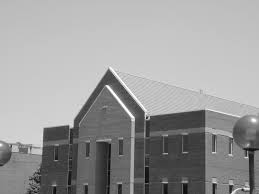
%> input picture i2.jpg, 259 x 194 px
$ octave Salt_PepperNoiseHistogram.m   (GNU Octave 9; MATLAB toolbox functions it lacks are replaced by stand-ins)
%> lines starting %> are read from the running program, lines starting %| are printed output that depends on the picture
  clear all;
     close all;
     clc;
    zh = imread('i2.jpg');
%> zh is the input picture: size 194x259x3 uint8; min 7, max 255, mean 155.5
    zh1 =rgb2gray(zh);
    j = imnoise(zh1,'salt & pepper', 0.02);
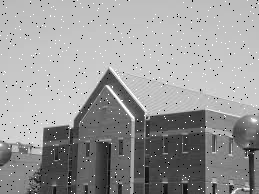
%> j: size 194x259 uint8; min 0, max 255, mean 155
    k = filter2(fspecial('average', 3), j)/255;
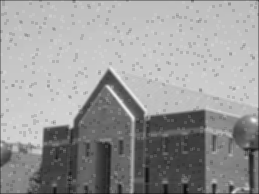
%> k: size 194x259 double; min 0.0444, max 0.947, mean 0.604
    l= medfilt2(j, [3 3]);
    m= wiener2(j, [3 3]);
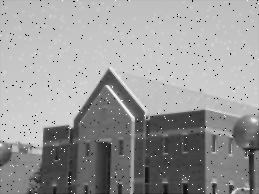
%> m: size 194x259 uint8; min 5, max 248, mean 154.9
     figure,imhist(j);title('Noise image');
%> after `title('Noise image')`:
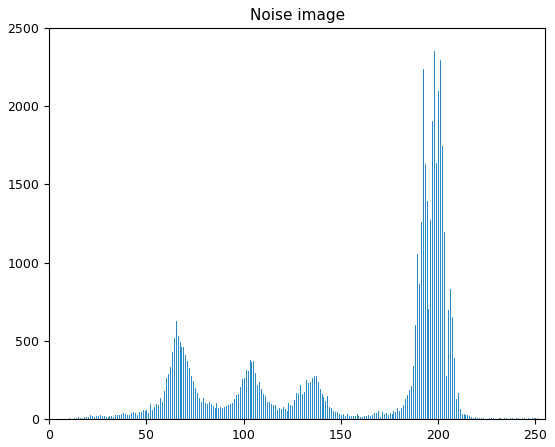
%> figure redrawn from the program's plot data; highest point at x = 198, y = 2355
    figure, imhist(k);title('average filter image');
%> after `title('average filter image')`:
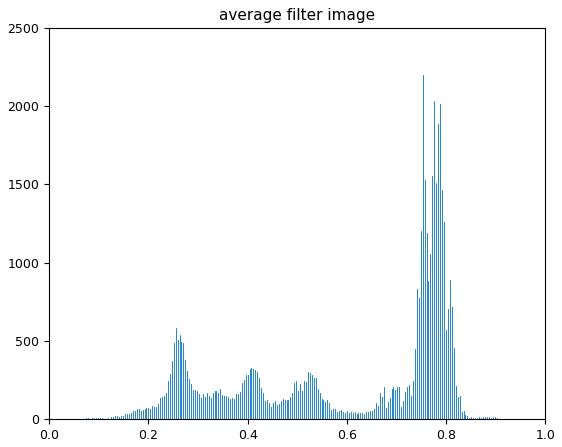
%> figure redrawn from the program's plot data; highest point at x = 0.753, y = 2202
    figure, imhist(l);title('median filter image');
    figure, imhist(m);title('wiener filter image');

$ run again, with i1.jpg copied over i2.jpg
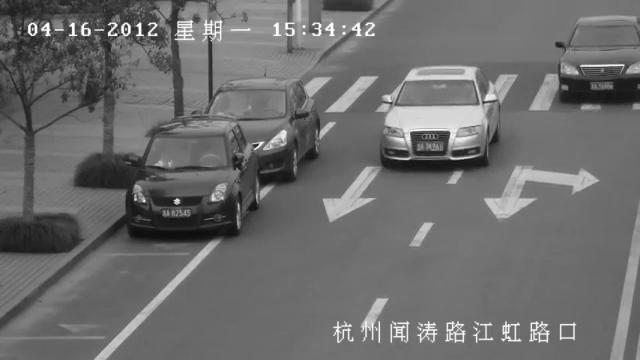
%> input picture i1.jpg, 640 x 360 px
%> zh is the input picture: size 360x640 uint8; min 12, max 255, mean 108.7
%> `title('Noise image')`:
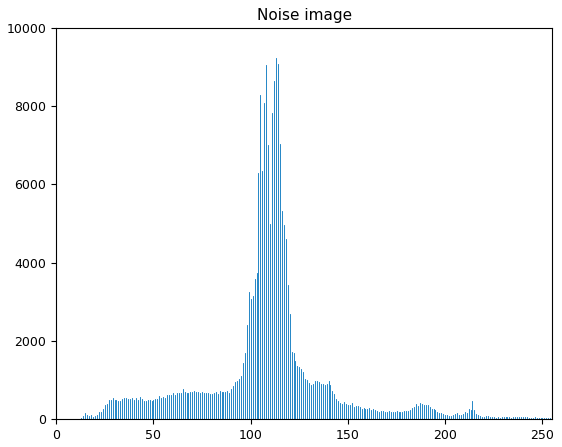
%> figure redrawn from the program's plot data; highest point at x = 113, y = 9226
%> `title('average filter image')`:
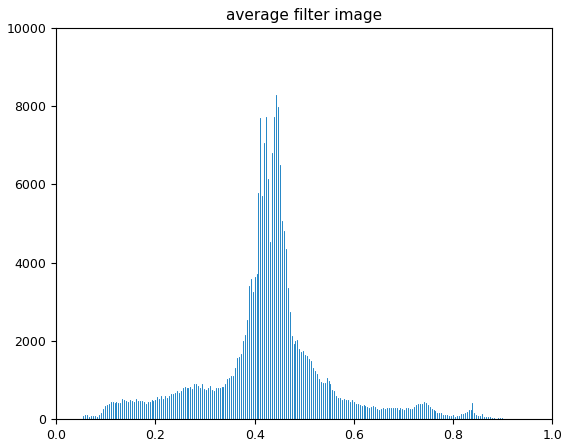
%> figure redrawn from the program's plot data; highest point at x = 0.443, y = 8288
